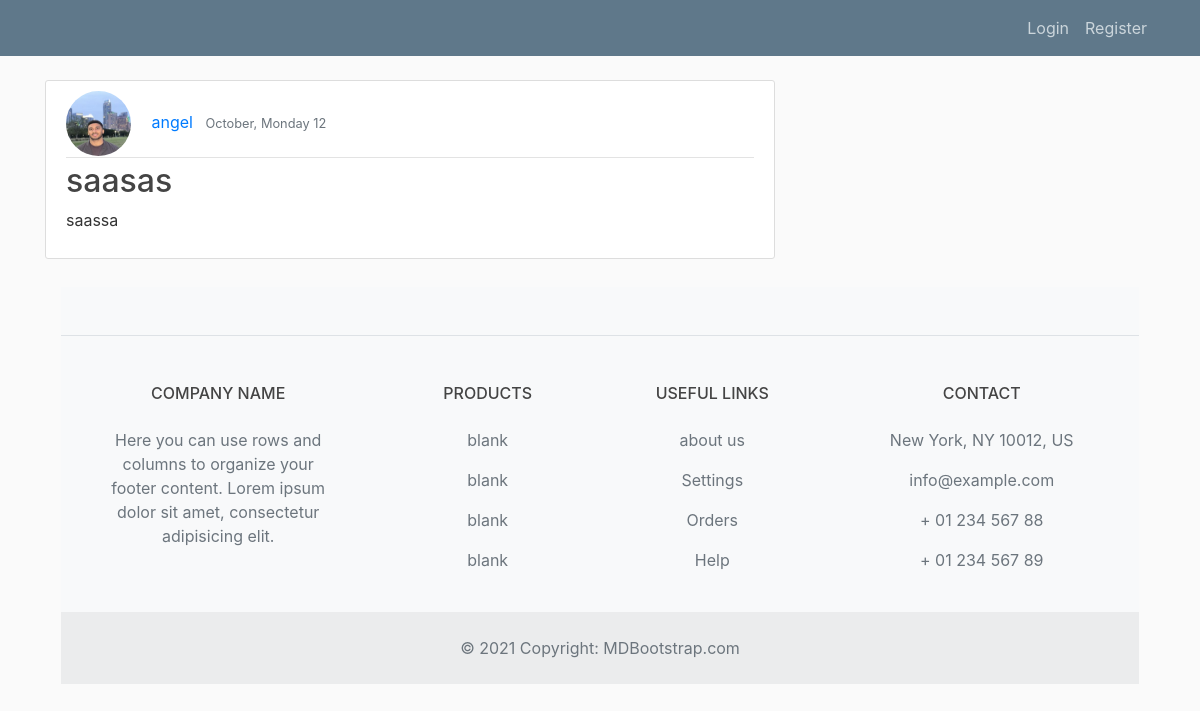
/blog/, run on an earlier commit of the app's database.
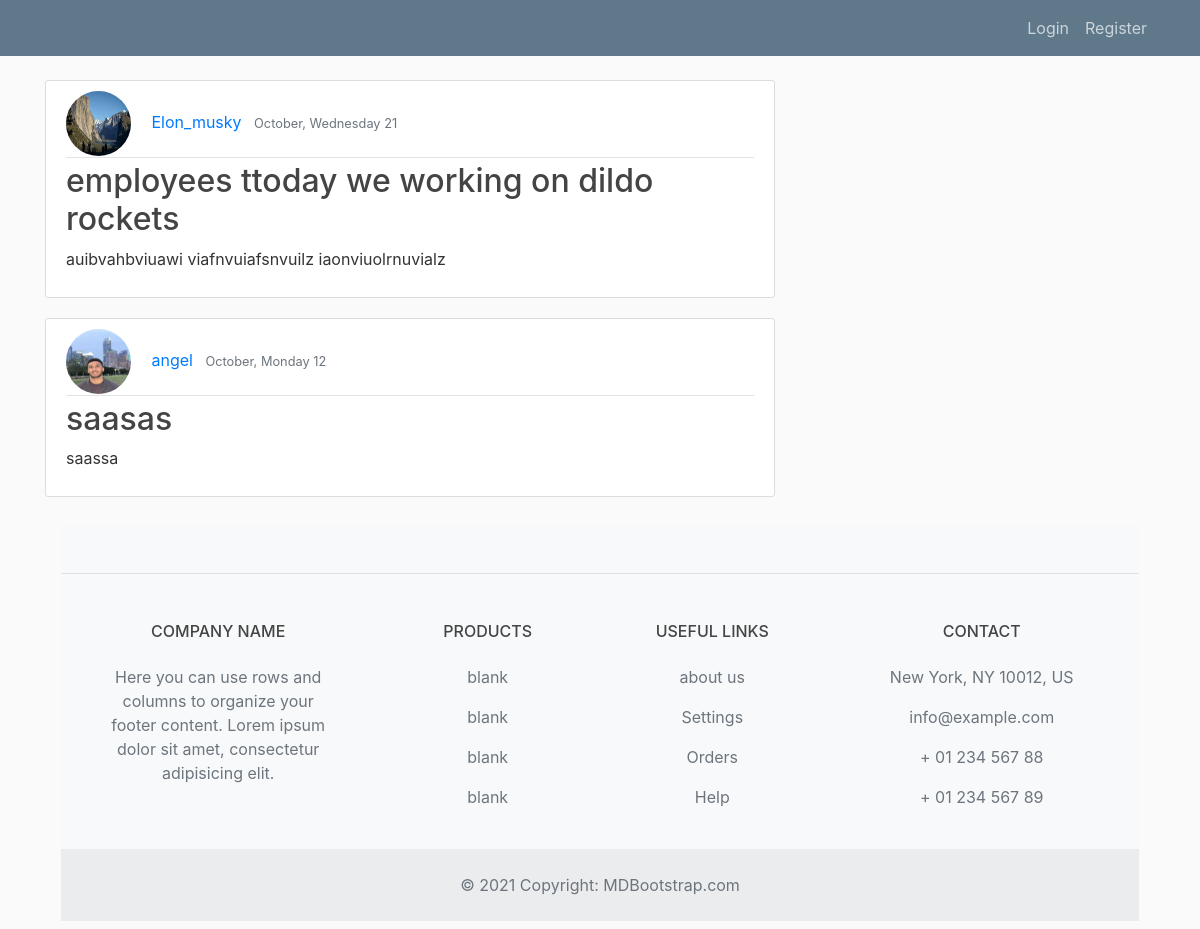
And on a later commit of the database.
### blog/models.py (models this page shows, shortened)
class Post(models.Model):
    title = models.CharField(max_length=500)
    content = models.TextField()
    date_posted = models.DateTimeField(default=timezone.now)
    author = models.ForeignKey(User, on_delete=models.CASCADE)

### userMgt/models.py (models this page shows, shortened)
class Profile(models.Model): #company's profile model
    user    = models.OneToOneField(User, on_delete=models.CASCADE)
    image   = models.ImageField(default='default.jpeg', upload_to='profile_pics')

### blog/views.py (the view)
# urls.py: path('blog/', view.PostListView.as_view(), name='blog-home'),
class PostListView(ListView): #list every post object create by each user
    model = Post #from post model
    template_name = 'blog/home.html' #<app>/<model>_<viewtype>.html
    context_object_name = 'posts'
    ordering = ['-date_posted']
    paginate_by = 5

### blog/templates/blog/home.html (shortened to what this page needs)
{% extends "blog/base.html"%}
{% block content %}
    {% for post in object_list %}
    <article class="media content-section">
        <div class="media-body">
          <div class="article-metadata">
            <img class="rounded-circle article-img" src="{{post.author.profile.image.url}}"></img>
            <a class="mr-2" href="">{{ post.author }}</a>
            <small class="text-muted">{{ post.date_posted|date:"F, l j" }}</small>
          </div>
          <h2><a class="article-title" href="{% url 'post-detail' post.id %}">{{ post.title }}</a></h2>
          <p class="article-content">{{ post.content }}</p>
        </div>
      </article>
    {% endfor %}
{% endblock content %}

### blog/templates/blog/base.html (shortened to what this page needs)
{% load static %}
<!DOCTYPE html>
<html>
  <head>
    <link rel="stylesheet" href="https://stackpath.bootstrapcdn.com/bootstrap/4.3.1/css/bootstrap.min.css">
    <link rel="stylesheet" type="text/css" href="{% static 'blog/main.css' %}">
  </head>
  <body>
    <header class="site-header">
        <nav class="navbar navbar-expand-md navbar-dark bg-steel fixed-top">
          <div class="container">
            <div class="collapse navbar-collapse" id="navbarToggle">
              <div class="navbar-nav">
                {% if user.is_authenticated %}
                  <a class="nav-item nav-link" href="{% url 'post-create'%}">New Post</a>
                  <a class="nav-item nav-link" href="{% url 'profile'%}"> Profile </a>
                  <a class="nav-item nav-link" href="{% url 'logout'%}">Logout</a>
                {% else %}
                  <a class="nav-item nav-link" href="{% url 'login-home'%}">Login</a>
                  <a class="nav-item nav-link" href="{% url 'register'%}">Register</a>
                {% endif %}
              </div>
            </div>
          </div>
        </nav>
      </header>
      <main role="main" class="container">
        <div class="row">
          <div class="col-md-8">
            {% block content %}{% endblock %}
          </div>
        </div>
        <div class="navbar navbar-fixed-bottom">
          <footer class="text-center text-lg-start bg-light text-muted">
            <section
              class="d-flex justify-content-center justify-content-lg-between p-4 border-bottom">
            </section>
            <section class="">
              <div class="container text-center text-md-start mt-5">
                <div class="row mt-3">
                  <div class="col-md-3 col-lg-4 col-xl-3 mx-auto mb-4">
                    <h6 class="text-uppercase fw-bold mb-4">
                      Company name
                    </h6>
                    <p>
                      Here you can use rows and columns to organize your footer content. Lorem ipsum
                      dolor sit amet, consectetur adipisicing elit.
                    </p>
                  </div>
                  <div class="col-md-2 col-lg-2 col-xl-2 mx-auto mb-4">
                    <h6 class="text-uppercase fw-bold mb-4">
                      Products
                    </h6>
                    <p>
                      <a href="#!" class="text-reset">blank</a>
                    </p>
                    <p>
                      <a href="#!" class="text-reset">blank</a>
                    </p>
                    <p>
                      <a href="#!" class="text-reset">blank</a>
                    </p>
                    <p>
                      <a href="#!" class="text-reset">blank</a>
                    </p>
                  </div>
                  <div class="col-md-3 col-lg-2 col-xl-2 mx-auto mb-4">
                    <h6 class="text-uppercase fw-bold mb-4">
                      Useful links
                    </h6>
                    <p>
                      <a href="#!" class="text-reset">about us</a>
                    </p>
                    <p>
                      <a href="#!" class="text-reset">Settings</a>
                    </p>
                    <p>
                      <a href="#!" class="text-reset">Orders</a>
                    </p>
                    <p>
                      <a href="#!" class="text-reset">Help</a>
                    </p>
                  </div>
                  <div class="col-md-4 col-lg-3 col-xl-3 mx-auto mb-md-0 mb-4">
                    <h6 class="text-uppercase fw-bold mb-4">
                      Contact
                    </h6>
                    <p> New York, NY 10012, US</p>
                    <p>
                      info@example.com
                    </p>
                    <p> + 01 234 567 88</p>
                    <p> + 01 234 567 89</p>
                  </div>
                </div>
              </div>
            </section>
            <div class="text-center p-4" style="background-color: rgba(0, 0, 0, 0.05);">
              © 2021 Copyright:
              <a class="text-reset fw-bold" href="https://mdbootstrap.com/">MDBootstrap.com</a>
            </div>
          </footer>
        </div>
      </main>
    </body>
</html>

### blog/static/blog/main.css (style rules this page uses)
body { background: #fafafa; color: #333333; margin-top: 5rem; }
h1, h2, h3, h4, h5, h6 { color: #444444; }
.bg-steel { background-color: #5f788a; }
.site-header .navbar-nav .nav-link { color: #cbd5db; }
.content-section { background: #ffffff; padding: 10px 20px; border: 1px solid #dddddd; border-radius: 3px; margin-bottom: 20px; }
.article-title { color: #444444; }
.article-content { white-space: pre-line; }
.article-img { height: 65px; width: 65px; margin-right: 16px; }
.article-metadata { padding-bottom: 1px; margin-bottom: 4px; border-bottom: 1px solid #e3e3e3 }

What changed in the data, as far as the page shows it:
added Post: author.profile.image (placeholder picture), author "Elon_musky", date_posted "October, Wednesday 21", title "employees ttoday we working on dildo rockets", content "auibvahbviuawi viafnvuiafsnvuilz iaonviuolrnuvialz"
